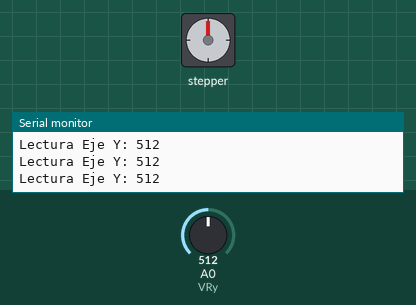
A sketch run on a simulated Arduino Uno, built with avr-gcc and run on an emulated ATmega328P. Parts: stepper motor, the last lines printed to the serial monitor. The inputs (shaded band) are chosen by the test bench; at power-on: A0 (VRy) = 512. Stepper angles assume 2048 steps per turn.

Above: at 1.3 s.
1.4 s: A0 (VRy) set to 368
2.9 s: A0 (VRy) set to 338
At 3.45 s:
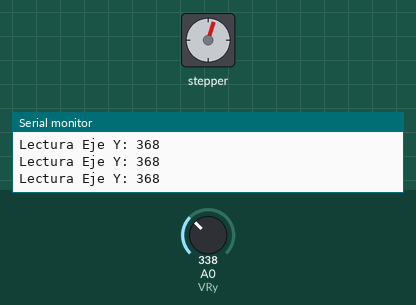
At 4.05 s:
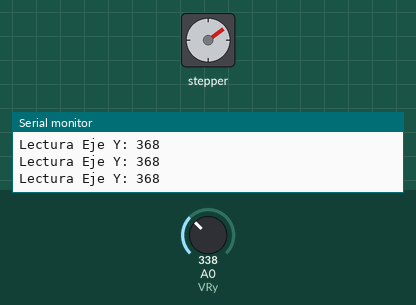
Timing chart, 0 to 14.9 s (numbered marks = the images above; inputs shaded):
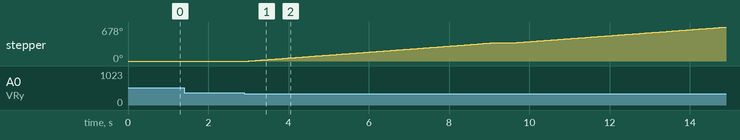

Measured:
- the behaviour switches between 350 and 349 on A0 (VRy) (found by bisection; images 0 and 1)
- after the input at 2.9 s, stepper: turns 360° clockwise in 6.1 s, then 317° clockwise in 5.3 s

The sketch:

Motor_mas_Joytick.ino
```cpp
#include <Stepper.h>
// 2048 son los pasos para 1 vuelta
int RPM = 2048;
//360 crados = 2048 pasos
//  X craqdos = X pasos

// velocidad de vuelta (baja: 4 ->alta: 11) +11 se quema, -4 no se mueve
int velocidad = 10;

                //RPM, pin1, pin2, pin3, pin4)
Stepper myStepper(RPM, 8, 10, 9, 11);

//Pines analógicos
const int VRy = 0;  //A0
const int VRx = 1;  //A1

int lectura = 0;

void setup() {

  Serial.begin(9600);
  myStepper.setSpeed(velocidad);
}

void loop() {

  //myStepper.step(RPM);

  lectura = analogRead(VRy);
  if(lectura<350){
    myStepper.step(RPM);
  }
  else if(lectura>700){
    myStepper.step(-RPM);
  }
  else{
    myStepper.step(0);
  }
  Serial.print("Lectura Eje Y: ");
  Serial.println(lectura);
  delay(500);
}
```
